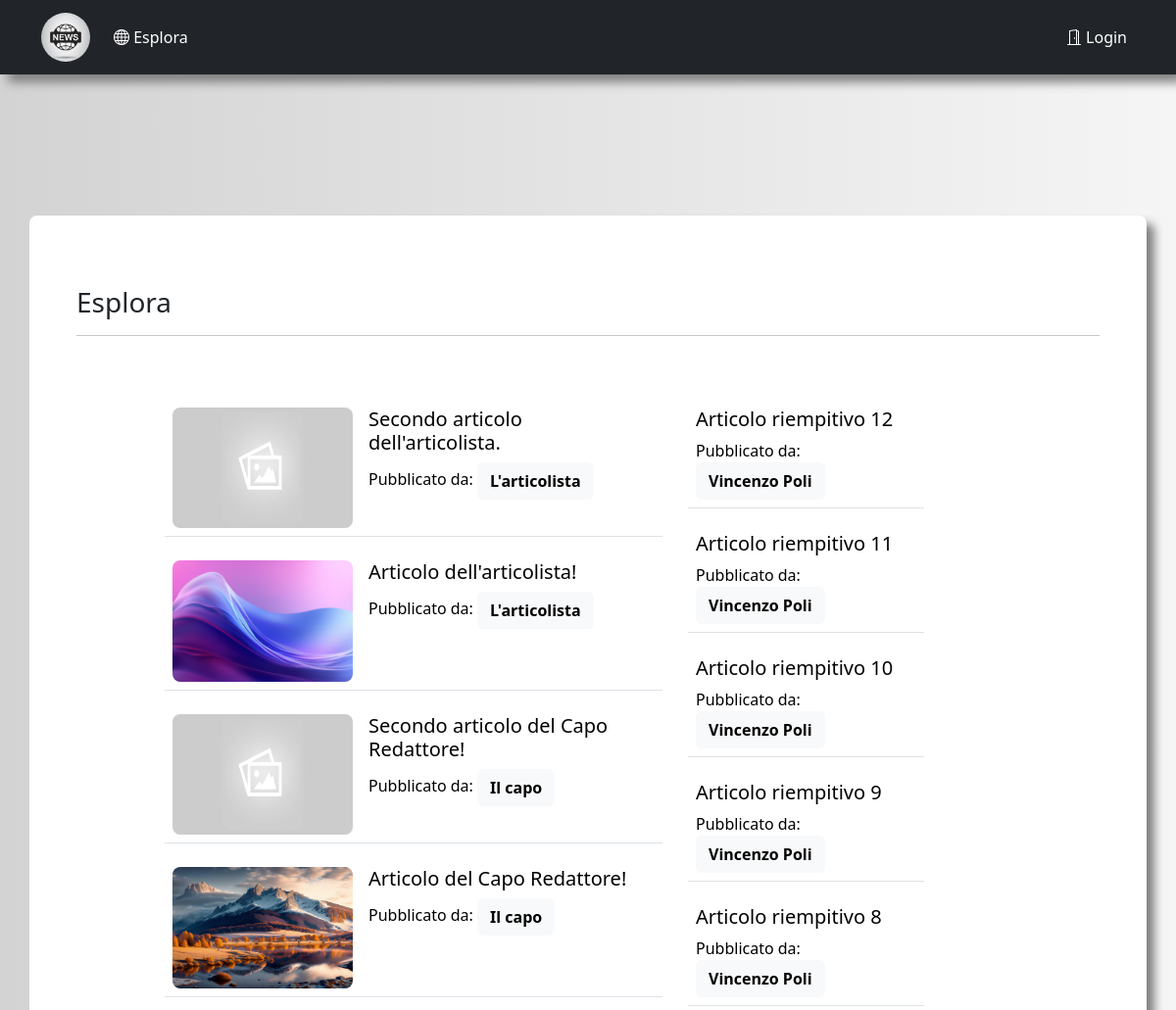
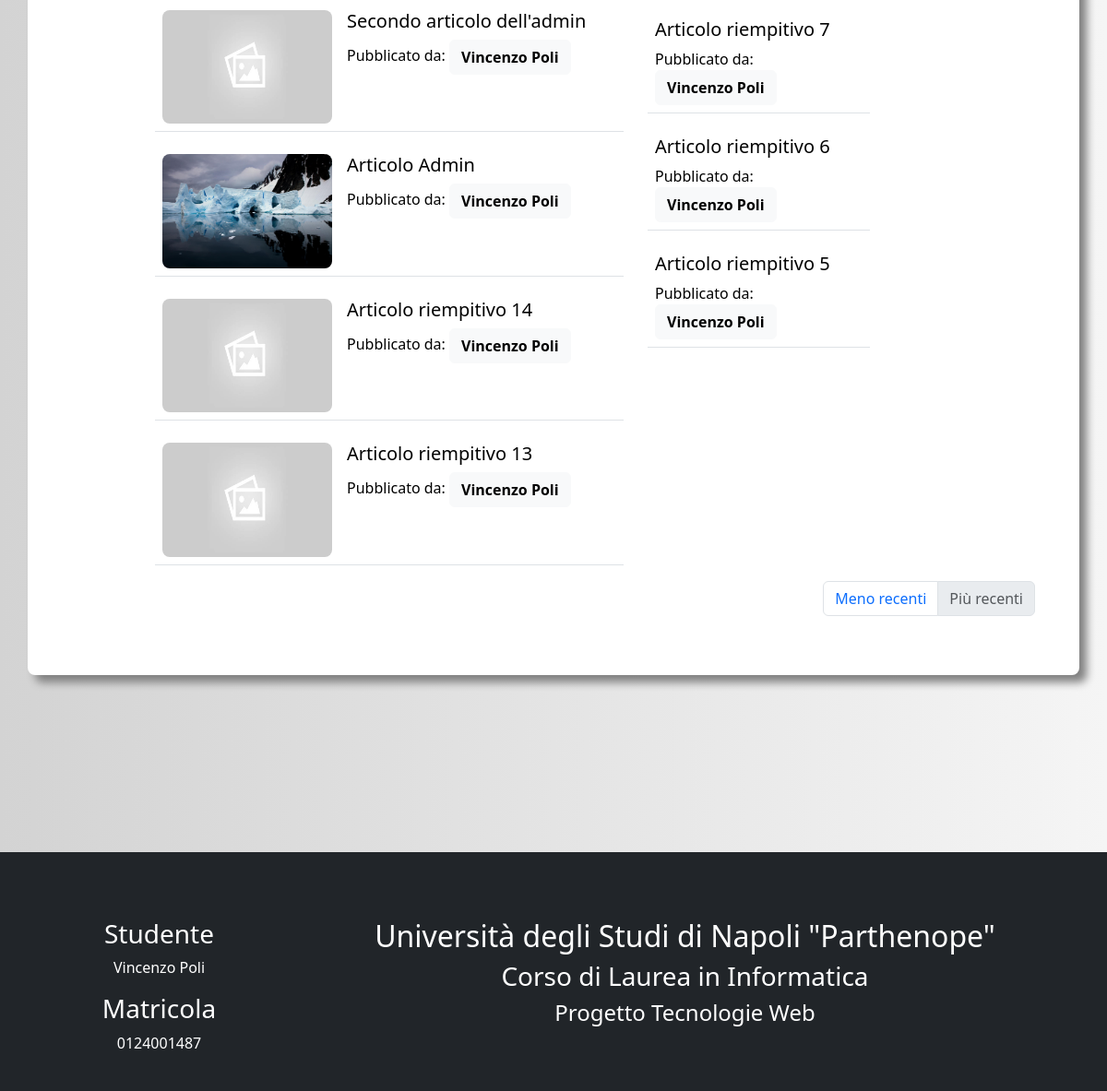
/explore, run on the app's committed database (2 pictures, top to bottom).
### app/models.py (models this page shows, shortened)
class Article(db.Model):
    id = db.Column(db.Integer, primary_key=True)
    title = db.Column(db.String(75), unique=True)
    subtitle = db.Column(db.String(150))
    body = db.Column(db.Text())
    head_img = db.Column(db.String())
    timeStamp = db.Column(db.DateTime, index=True, default=datetime.now(timezone.utc))
    author = db.Column(db.String(64))
    user_id = db.Column(db.Integer, db.ForeignKey('user.id'))
    def head_image(self):
        return self.head_img

### app/routes.py (the view)
@app.route('/explore')
def explore():
    current_page = 'explore'
    session['url'] = url_for('explore')
    page = request.args.get('page', 1, type=int)
    articles = Article.query.order_by(Article.timeStamp.desc()).paginate(
        page=page, per_page=app.config['ARTICLES_PER_PAGE'], error_out=False
    )
    if articles.has_next:
        next_url = url_for('explore', page=articles.next_num)
    else:
        next_url = None
    if articles.has_prev:
        prev_url = url_for('explore', page=articles.prev_num)
    else:
        prev_url = None
    first_col = articles.items[:8]
    second_col = articles.items[8:16]
    return render_template(
        'explore.html', title='Esplora',
        next_url=next_url, prev_url=prev_url,
        first_col=first_col, second_col=second_col,
        user=current_user,
        current_page=current_page
    )

### app/routes.py (called while the page is built)
@app.before_request
def before_request():
    if current_user.is_authenticated:
        current_user.last_seen = datetime.now()
        db.session.commit()

### app/templates/explore.html
{% extends "base.html" %}
{% block app_content %}
    <h3>Esplora</h3>
    <hr>
    <div class="row">
        <div class="col-sm-1 pt-5"></div>
        <div class="col-sm-6 pt-5">
            <table class="table-responsive">
                <tr>
                    <td>
                        {% for article in first_col %}
                            <table class="table">
                                <tr>
                                    <td style="width: 200px; height: 140px">
                                        <a href="{{ url_for('published', article_title=article.title) }}">
                                            <img class="explore-image" src="{{ article.head_image() }}" alt="explore-image" onerror="fallBackIMG(this)">
                                        </a>
                                    </td>
                                    <td style="position: relative">
                                        <h5 class="text-link">
                                            <a class="text-anchor" href="{{ url_for('published', article_title=article.title) }}">
                                                {{ article.title }}
                                            </a>
                                        </h5>
                                        <p style="display: inline">Pubblicato da: </p>
                                        <p class="text-link" style="display: inline">
                                            <a class="btn btn-light" href="{{ url_for('user', username=article.author) }}">
                                                <strong>{{ article.author }}</strong>
                                            </a>
                                        </p>
                                    </td>
                                </tr>
                            </table>
                        {% endfor %}
                    </td>
                </tr>
            </table>
        </div>
        <div class="col-sm-3 pt-5">
            <table class="table-responsive">
                <tr>
                    <td>
                        {% for article in second_col %}
                            <table class="table">
                                <tr>
                                    <td>
                                        <h5 class="text-link">
                                            <a class="text-anchor" href="{{ url_for('published', article_title=article.title) }}">
                                                {{ article.title }}
                                            </a>
                                        </h5>
                                        <p style="display: inline">Pubblicato da: </p>
                                        <p class="text-link" style="display: inline">
                                        <a class="btn btn-light" href="{{ url_for('user', username=article.author) }}">
                                            <strong>{{ article.author }}</strong>
                                        </a>
                                        </p>
                                    </td>
                                </tr>
                            </table>
                        {% endfor %}
                    </td>
                </tr>
            </table>
        </div>
        <div class="col-sm-2 pt-5"></div>
    </div>
    {% if next_url and prev_url %}
        <ul class="pagination justify-content-end">
            <li class="page-item"><a class="page-link" href="{{ next_url }}">Meno recenti</a></li>
            <li class="page-item"><a class="page-link" href="{{ prev_url }}">Più recenti</a></li>
        </ul>
    {% elif next_url %}
        <ul class="pagination justify-content-end">
            <li class="page-item"><a class="page-link" href="{{ next_url }}">Meno recenti</a></li>
            <li class="page-item disabled"><a class="page-link" href="{{ prev_url }}">Più recenti</a></li>
        </ul>
    {% elif prev_url %}
        <ul class="pagination justify-content-end">
            <li class="page-item disabled"><a class="page-link" href="{{ next_url }}">Meno recenti</a></li>
            <li class="page-item"><a class="page-link" href="{{ prev_url }}">Più recenti</a></li>
        </ul>
    {% endif %}
{% endblock %}

### app/static/style.css (style rules this page uses)
.explore-image { width: 100%; height: 100%; overflow: hidden; border-radius: 8px; }
.text-anchor { color: black; text-decoration: none; }

### data on the page
Article: title "Secondo articolo dell'articolista.", author "L'articolista"
Article: head_image (picture), title "Articolo dell'articolista!", author "L'articolista"
Article: title "Secondo articolo del Capo Redattore!", author "Il capo"
Article: head_image (picture), title "Articolo del Capo Redattore!", author "Il capo"
Article: title "Secondo articolo dell'admin", author "Vincenzo Poli"
Article: head_image (picture), title "Articolo Admin", author "Vincenzo Poli"
Article: title "Articolo riempitivo 14", author "Vincenzo Poli"
Article: title "Articolo riempitivo 13", author "Vincenzo Poli"
Article: title "Articolo riempitivo 12", author "Vincenzo Poli"
Article: title "Articolo riempitivo 11", author "Vincenzo Poli"
Article: title "Articolo riempitivo 10", author "Vincenzo Poli"
Article: title "Articolo riempitivo 9", author "Vincenzo Poli"
Article: title "Articolo riempitivo 8", author "Vincenzo Poli"
Article: title "Articolo riempitivo 7", author "Vincenzo Poli"
Article: title "Articolo riempitivo 6", author "Vincenzo Poli"
Article: title "Articolo riempitivo 5", author "Vincenzo Poli"
